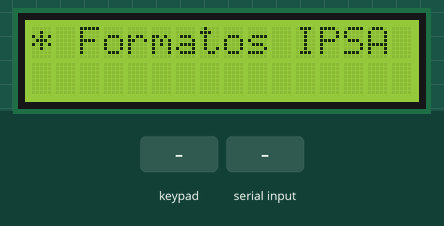
This sketch was run on a simulated Arduino Uno, built with avr-gcc and run on an emulated ATmega328P. Shown: 16×2 character LCD. Inputs (shaded band) come from the test bench. The local clock reads 2024-03-15 10:24:30 at power-on unless the sketch sets it; storage starts empty.

Above: at 3.4 s.
3.5 s: key '2' pressed
At 5.7 s:
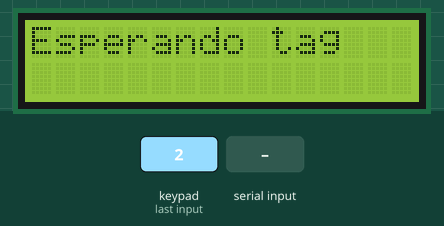
6.0 s: "0" received over Serial
At 7.5 s:
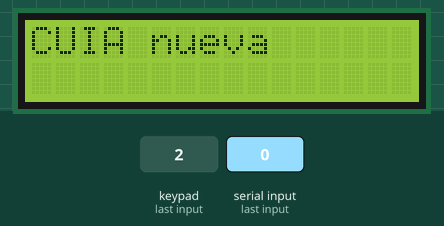
9.0 s: "*" received over Serial
At 9.8 s:
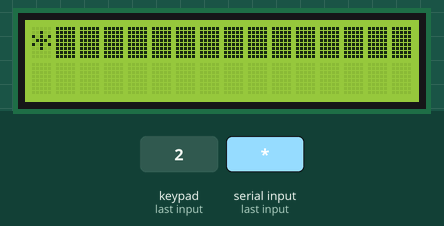
12.0 s: keypad keys 5 4 3 2 # pressed 0.4 s apart
At 14.9 s:
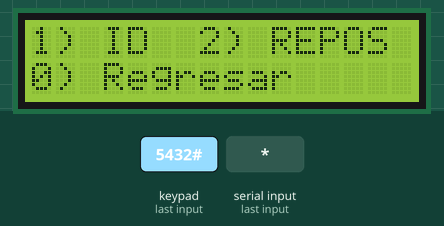
15.5 s: key '3' pressed
At 16.8 s:
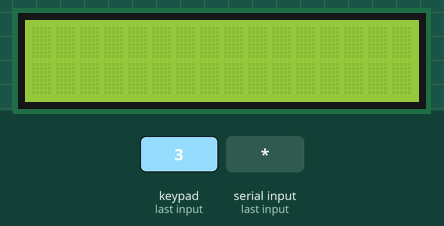
Timing chart, 0 to 18.0 s (numbered marks = the images above; inputs shaded):
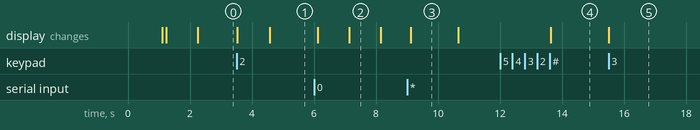

The sketch:

sketch_preliminar_lcd16x2i2c.ino
```cpp
//Librerias a usar
#include <LiquidCrystal_I2C.h>
#include <Keypad.h>
#include <SPI.h>
#include <SD.h>
#include <Wire.h>
#include "RTClib.h"


//Funciones de recoleccion de datos
String SEXO (char n);
String EDAD (void);
String Animal_tag (void);
String RTC_Fun (void);

//Declaracion de pines para LCD RTC
LiquidCrystal_I2C lcd(0x27, 16, 2);
RTC_PCF8523 rtc;

//Creacion de matriz char para el teclado
const byte ROWS = 4; //four rows
const byte COLS = 4; //four columns
char keys[ROWS][COLS] = {
  {'1','2','3','A'},
  {'4','5','6','B'},
  {'7','8','9','C'},
  {'*','0','#','D'}
};
byte rowPins[ROWS] = {5, 4, 3, 2}; //connect to the row pinouts of the keypad
byte colPins[COLS] = {A0, A1, A2, A3}; //connect to the column pinouts of the keypad

Keypad keypad = Keypad( makeKeymap(keys), rowPins, colPins, ROWS, COLS );

unsigned int Animal_Cont = 0;

File myFile;  //Objeto de la memoria SD

String strEDAD = "";
String strSEXO = "";
String CUIA = "";
String data_string = "";
String data_RTC = "";
char Tecla = '0';

void setup()
{
  // put your setup code here, to run once:
  Serial.begin(9600);
  lcd.begin();
  lcd.backlight();
  lcd.setCursor(0,0);
  lcd.print("Bienvenido ");
  lcd.setCursor(0,1);
  lcd.print("Trazab-NIC-2017");
  delay(1000);

  //Inicia configuracion de la memoria SD
  lcd.clear();
  lcd.setCursor(0,0);
  lcd.print("Initializing SD");
  delay(100);
  if (!SD.begin(10)) {
  lcd.setCursor(0,1);
  lcd.print("failed!");
  delay(200);
    return 1;
  }
  lcd.setCursor(0,1);
  lcd.print("done.");
  delay(1000);

  if (! rtc.initialized()) {
    // following line sets the RTC to the date & time this sketch was compiled
    rtc.adjust(DateTime(F(__DATE__), F(__TIME__)));
    // This line sets the RTC with an explicit date & time, for example to set
    // January 21, 2014 at 3am you would call:
    // rtc.adjust(DateTime(2014, 1, 21, 3, 0, 0));
  }
}

void loop()
{
  // put your main code here, to run repeatedly
  lcd.clear();
  while(Tecla == '0')
  {
    lcd.setCursor(0,0);
    lcd.print("* Formatos IPSA");
    Tecla = keypad.getKey();
    if(Tecla == NO_KEY){
      Tecla = '0';
    }
  }
  lcd.clear();
if (Tecla == '*') {
    while (Tecla == '*'){
        lcd.setCursor(0,0);
        lcd.print("1) ID");
        lcd.setCursor(7,0);
        lcd.print("2) REPOS");
        lcd.setCursor(0,1);
        lcd.print("0) Regresar");
        Tecla = keypad.getKey();
        if(Tecla == NO_KEY){
          Tecla = '*';
          }
    }
}
            if (Tecla == '1'){
             Animal_Cont = 0;
             while (Tecla == '1')
             {
              lcd.clear();

              Animal_Cont = Animal_Cont + 1;
              String Anc = String (Animal_Cont);
              CUIA = Animal_tag();
              lcd.clear();
              strEDAD = EDAD();
              lcd.clear();
              strSEXO = SEXO(Tecla);
              data_string = String(Anc + "," + CUIA + "," + strEDAD + "," + strSEXO);
              myFile = SD.open("TRAZAB-2.csv", FILE_WRITE);
              if (myFile){
              myFile.print(data_string);
              myFile.println();
              }
              myFile.close();
                if (SD.exists("TRAZAB-2.csv")) {
                    lcd.clear();
                    lcd.setCursor(0,0);
                    lcd.print("existe.");
                    delay(500);
                    }
                  else {
                    lcd.clear();
                    lcd.setCursor(0,0);
                    lcd.print("no existe.");
                    delay(500);
                       }
              lcd.clear();
              lcd.setCursor(0,0);
              lcd.print("Identificado...");
              delay(500);
              boolean Regre = 1;
              while (Regre == 1){
                lcd.setCursor(0,1);
                lcd.print("* Continuar");
                Tecla = keypad.getKey();
                 if(Tecla == '#'){
                      Regre = 0;
                      Tecla = '*';
                   }
                   else if(Tecla == '*'){
                    Regre = 0;
                    Tecla = '1';
                   }
                }
             }
            }
             else if (Tecla == '2'){
               while (Tecla == '2'){
                lcd.clear();
                lcd.setCursor(0,0);
                lcd.print("CUIA anterior");
                delay(1000);
                CUIA =  Animal_tag();
                lcd.clear();
                lcd.setCursor(0,0);
                lcd.print("CUIA nueva");
                delay(1000);
                String CUIA2 =  Animal_tag();
                data_RTC = RTC_Fun();
                delay(500);
              data_string = String(CUIA + "," + CUIA2 + "," + data_RTC);
              myFile = SD.open("TRAZAB-3.csv", FILE_WRITE);
              if (myFile){
                myFile.print(data_string);
                myFile.println();
              }
              myFile.close();
              lcd.clear();
              boolean Regre = 1;
              while (Regre == 1){
                lcd.setCursor(0,1);
                lcd.print("* Continuar");
                Tecla = keypad.getKey();
                 if(Tecla == '#'){
                      Regre = 0;
                      Tecla = '*';
                   }
                   else if(Tecla == '*'){
                    Regre = 0;
                    Tecla = '2';
                   }
                }
               }
             }

}

String SEXO (char n) {
  while (n == '1'){
     lcd.setCursor(0,0);
     lcd.print("SEXO: ");
     lcd.setCursor(8,0);
     lcd.print("*) H");
     lcd.setCursor(8,1);
     lcd.print("#) M");
     n = keypad.getKey();
     if(n == NO_KEY){
      n = '1';
     }
  }
    if (n == '*')
    {
        return "H";
     }
    else if (n == '#')
     {
      return "M";
     }
 return "0";
}
String EDAD (void){
  char value1, value2;
  char n = 'A';
  while (n == 'A'){
  lcd.setCursor(0,0);
  lcd.print("EDAD: ");
        value1 = keypad.getKey();
        if(value1 == NO_KEY){
        n = 'A';
        }
        else{
        lcd.setCursor(6,0);
        lcd.print(value1);
        n = value1;
        }
  }
  while (n == value1){
        value2 = keypad.getKey();
        if(value2 == NO_KEY){
        n = value1;
        }
        else{
        lcd.setCursor(7,0);
        lcd.print(value2);
        n = 'B';
        }
  }
  while (n == 'B'){
        n = keypad.getKey();
        if(n == NO_KEY){
        n = 'B';
        }
  }
  return String(value1 + value2);
}
String Animal_tag (void){
    char inc[17];
    String c;
    lcd.clear();
    while(!Serial.available())
    {
      lcd.setCursor(0,0);
      lcd.print("Esperando tag");

    }
   if(Serial.available() > 0){
      for(int i = 0; i <= 16; i++){
      inc[i] = Serial.read();
      delay(5);
      }
   }
  lcd.clear();
  lcd.setCursor(0,0);
  lcd.print(inc);
  delay(1000);
  return String(inc);
}

String RTC_Fun (void){
String Timenow = "";
   DateTime now = rtc.now();
    Timenow = String((now.year(), DEC));
    Timenow.concat(String("/"));
    Timenow.concat(String(now.month(), DEC));
    Timenow.concat(String("/"));
    Timenow.concat(String((now.day(), DEC)));
    Timenow.concat(String("-"));
    Timenow.concat(String(now.hour(), DEC));
    Timenow.concat(String(':'));
    Timenow.concat(String(now.minute(), DEC));
    Timenow.concat(String(':'));
    Timenow.concat(String(now.second(), DEC));
return Timenow;
}
```

Measured:
- after the input at 3.5 s, the display: first changes at once (image 1 shows a later state)
- after the input at 6.0 s, the display: first changes after 0.12 s (image 2 shows a later state)
- after the input at 9.0 s, the display: changes after 0.12 s (image 3)
- after the input at 12.0 s, the display: changes after 1.6 s (image 4)
- after the input at 15.5 s, the display: changes at once (image 5)
- what the display in image 2 shows lasts 1.1 s, from 7.1 s to 8.2 s
- what the display in image 3 shows lasts 1.5 s, from 9.1 s to 10.6 s
